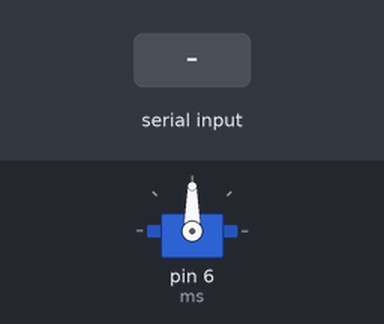
Recording of a sketch running on a simulated Arduino Uno, built with avr-gcc and run on an emulated ATmega328P. Parts: servo. Inputs (shaded band) come from the test bench.

Above: at 1.2 s.
1.3 s: "1" received over the second serial link
At 2.5 s:
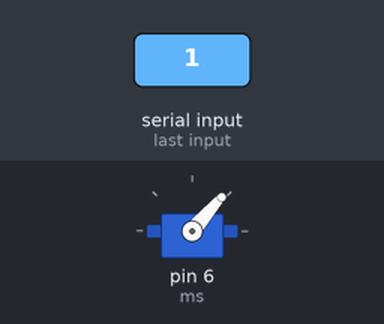
2.8 s: "0" received over the second serial link
At 3.8 s:
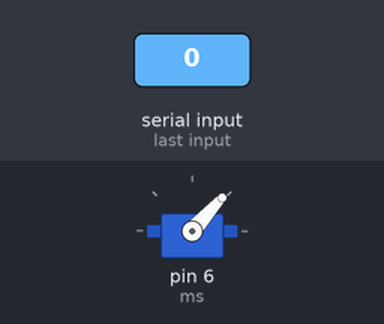
Timing chart, 0 to 5.8 s (numbered marks = the images above; inputs shaded):
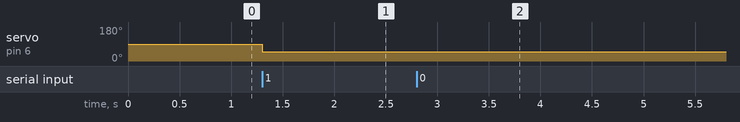

Measured:
- after the input at 1.3 s, servo on pin 6 (ms): 90° → 49° at once
- after the input at 2.8 s, servo on pin 6 (ms): 49° → 48° at once

The sketch:

Serial.servo.ino
```cpp
#include <SoftwareSerial.h>
#include <Servo.h>

SoftwareSerial btS = SoftwareSerial(9,10);
Servo ms;

void setup(){

  ms.attach(6);
  btS.begin(9600);
}

void loop(){

  if(btS.available()){

    int u = btS.read();

    if(0<= u && u<=180){
      ms.write(u);
      delay(15);
    }
  }

}
```
